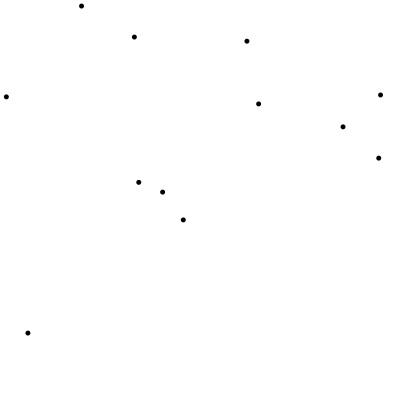
Frame 1 (no input)
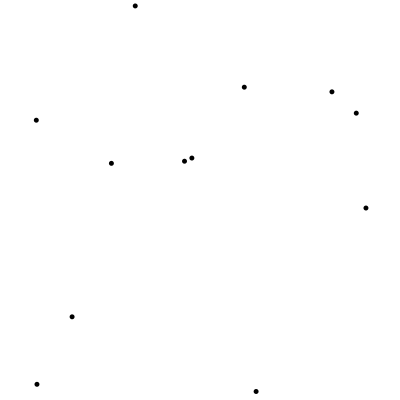
Frame 60 (the mouse pressed at the canvas centre just before this capture)
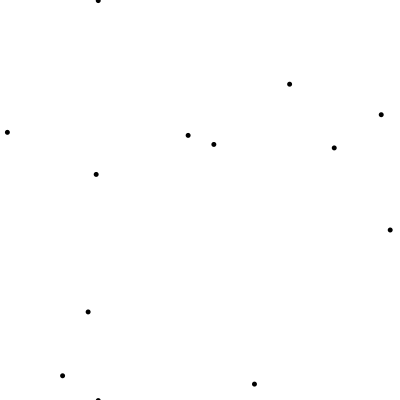
Frame 120 (the mouse held since frame 60 and released just before this capture)

The Processing sketch that drew these frames (run headless with seeded random() and noise(); from frame 60 on, the mouse is pressed at the canvas centre):

// Processing sketch: processing_63744
// ── processing_63744.pde

Controller theControls;
boolean poinLipse=true;
Mover[] theMovers = new Mover[12];
int theSize = 400;
int rad = 5;
boolean[][] pix = new boolean[theSize][theSize];

void setup() {
//  Permutation[] x = genPerms(3);
//  GenGroup s4 = new GenGroup(x);
//  int[][] theGroup = {{0, 1, 2, 3, 4, 5, 6, 7, 8, 9, 10, 11, 12, 13, 14, 15, 16, 17, 18, 19, 20, 21, 22, 23, 24, 25, 26, 27, 28, 29}, {1, 2, 3, 4, 5, 6, 7, 8, 9, 10, 11, 12, 13, 14, 15, 16, 17, 18, 19, 20, 21, 22, 23, 24, 25, 26, 27, 28, 29, 0}, {2, 3, 4, 5, 6, 7, 8, 9, 10, 11, 12, 13, 14, 15, 16, 17, 18, 19, 20, 21, 22, 23, 24, 25, 26, 27, 28, 29, 0, 1}, {3, 4, 5, 6, 7, 8, 9, 10, 11, 12, 13, 14, 15, 16, 17, 18, 19, 20, 21, 22, 23, 24, 25, 26, 27, 28, 29, 0, 1, 2}, {4, 5, 6, 7, 8, 9, 10, 11, 12, 13, 14, 15, 16, 17, 18, 19, 20, 21, 22, 23, 24, 25, 26, 27, 28, 29, 0, 1, 2, 3}, {5, 6, 7, 8, 9, 10, 11, 12, 13, 14, 15, 16, 17, 18, 19, 20, 21, 22, 23, 24, 25, 26, 27, 28, 29, 0, 1, 2, 3, 4}, {6, 7, 8, 9, 10, 11, 12, 13, 14, 15, 16, 17, 18, 19, 20, 21, 22, 23, 24, 25, 26, 27, 28, 29, 0, 1, 2, 3, 4, 5}, {7, 8, 9, 10, 11, 12, 13, 14, 15, 16, 17, 18, 19, 20, 21, 22, 23, 24, 25, 26, 27, 28, 29, 0, 1, 2, 3, 4, 5, 6}, {8, 9, 10, 11, 12, 13, 14, 15, 16, 17, 18, 19, 20, 21, 22, 23, 24, 25, 26, 27, 28, 29, 0, 1, 2, 3, 4, 5, 6, 7}, {9, 10, 11, 12, 13, 14, 15, 16, 17, 18, 19, 20, 21, 22, 23, 24, 25, 26, 27, 28, 29, 0, 1, 2, 3, 4, 5, 6, 7, 8}, {10, 11, 12, 13, 14, 15, 16, 17, 18, 19, 20, 21, 22, 23, 24, 25, 26, 27, 28, 29, 0, 1, 2, 3, 4, 5, 6, 7, 8, 9}, {11, 12, 13, 14, 15, 16, 17, 18, 19, 20, 21, 22, 23, 24, 25, 26, 27, 28, 29, 0, 1, 2, 3, 4, 5, 6, 7, 8, 9, 10}, {12, 13, 14, 15, 16, 17, 18, 19, 20, 21, 22, 23, 24, 25, 26, 27, 28, 29, 0, 1, 2, 3, 4, 5, 6, 7, 8, 9, 10, 11}, {13, 14, 15, 16, 17, 18, 19, 20, 21, 22, 23, 24, 25, 26, 27, 28, 29, 0, 1, 2, 3, 4, 5, 6, 7, 8, 9, 10, 11, 12}, {14, 15, 16, 17, 18, 19, 20, 21, 22, 23, 24, 25, 26, 27, 28, 29, 0, 1, 2, 3, 4, 5, 6, 7, 8, 9, 10, 11, 12, 13}, {15, 16, 17, 18, 19, 20, 21, 22, 23, 24, 25, 26, 27, 28, 29, 0, 1, 2, 3, 4, 5, 6, 7, 8, 9, 10, 11, 12, 13, 14}, {16, 17, 18, 19, 20, 21, 22, 23, 24, 25, 26, 27, 28, 29, 0, 1, 2, 3, 4, 5, 6, 7, 8, 9, 10, 11, 12, 13, 14, 15}, {17, 18, 19, 20, 21, 22, 23, 24, 25, 26, 27, 28, 29, 0, 1, 2, 3, 4, 5, 6, 7, 8, 9, 10, 11, 12, 13, 14, 15, 16}, {18, 19, 20, 21, 22, 23, 24, 25, 26, 27, 28, 29, 0, 1, 2, 3, 4, 5, 6, 7, 8, 9, 10, 11, 12, 13, 14, 15, 16, 17}, {19, 20, 21, 22, 23, 24, 25, 26, 27, 28, 29, 0, 1, 2, 3, 4, 5, 6, 7, 8, 9, 10, 11, 12, 13, 14, 15, 16, 17, 18}, {20, 21, 22, 23, 24, 25, 26, 27, 28, 29, 0, 1, 2, 3, 4, 5, 6, 7, 8, 9, 10, 11, 12, 13, 14, 15, 16, 17, 18, 19}, {21, 22, 23, 24, 25, 26, 27, 28, 29, 0, 1, 2, 3, 4, 5, 6, 7, 8, 9, 10, 11, 12, 13, 14, 15, 16, 17, 18, 19, 20}, {22, 23, 24, 25, 26, 27, 28, 29, 0, 1, 2, 3, 4, 5, 6, 7, 8, 9, 10, 11, 12, 13, 14, 15, 16, 17, 18, 19, 20, 21}, {23, 24, 25, 26, 27, 28, 29, 0, 1, 2, 3, 4, 5, 6, 7, 8, 9, 10, 11, 12, 13, 14, 15, 16, 17, 18, 19, 20, 21, 22}, {24, 25, 26, 27, 28, 29, 0, 1, 2, 3, 4, 5, 6, 7, 8, 9, 10, 11, 12, 13, 14, 15, 16, 17, 18, 19, 20, 21, 22, 23}, {25, 26, 27, 28, 29, 0, 1, 2, 3, 4, 5, 6, 7, 8, 9, 10, 11, 12, 13, 14, 15, 16, 17, 18, 19, 20, 21, 22, 23, 24}, {26, 27, 28, 29, 0, 1, 2, 3, 4, 5, 6, 7, 8, 9, 10, 11, 12, 13, 14, 15, 16, 17, 18, 19, 20, 21, 22, 23, 24, 25}, {27, 28, 29, 0, 1, 2, 3, 4, 5, 6, 7, 8, 9, 10, 11, 12, 13, 14, 15, 16, 17, 18, 19, 20, 21, 22, 23, 24, 25, 26}, {28, 29, 0, 1, 2, 3, 4, 5, 6, 7, 8, 9, 10, 11, 12, 13, 14, 15, 16, 17, 18, 19, 20, 21, 22, 23, 24, 25, 26, 27}, {29, 0, 1, 2, 3, 4, 5, 6, 7, 8, 9, 10, 11, 12, 13, 14, 15, 16, 17, 18, 19, 20, 21, 22, 23, 24, 25, 26, 27, 28}};
  int[][] theGroup = {{0, 1, 2, 3, 4, 5, 6, 7, 8, 9, 10, 11}, {1, 0, 3, 2, 5, 4, 7, 6, 9, 8, 11, 10}, {2, 3, 4, 5, 6, 7, 8, 9, 10, 11, 0, 1}, {3, 2, 5, 4, 7, 6, 9, 8, 11, 10, 1, 0}, {4, 5, 6, 7, 8, 9, 10, 11, 0, 1, 2, 3}, {5, 4, 7, 6, 9, 8, 11, 10, 1, 0, 3, 2}, {6, 7, 8, 9, 10, 11, 0, 1, 2, 3, 4, 5}, {7, 6, 9, 8, 11, 10, 1, 0, 3, 2, 5, 4}, {8, 9, 10, 11, 0, 1, 2, 3, 4, 5, 6, 7}, {9, 8, 11, 10, 1, 0, 3, 2, 5, 4, 7, 6}, {10, 11, 0, 1, 2, 3, 4, 5, 6, 7, 8, 9}, {11, 10, 1, 0, 3, 2, 5, 4, 7, 6, 9, 8}};
//  int[][] theGroup = s4.findGroup();
  size(400, 400);
  background(255);
  for(int i=0; i<theSize; i++){
    for(int j=0; j<theSize; j++){
      pix[i][j] = false;
    }
  }
  if(poinLipse){
    noStroke();
  }else{
    stroke(0);
  }
  for (int i=0; i<12; i++) {
    theMovers[i] = new Mover(new PVector(random(theSize), random(theSize)), i);
//    theMovers[i] = new Mover(new PVector(200+(150*cos(TWO_PI/30.0*i)), 200+150*sin(TWO_PI/30.0*i)), i);
  }
  theControls = new Controller(theGroup, theMovers);
}

void draw() {
  background(255);
//  fill(255, 255, 255, 10);
//  rect(-1, -1, theSize+1, theSize+1);
  fill(0, 0, 0, 255);
//  for(int i=0; i<10; i++){
    theControls.step();
//  }
}


class Controller {

  int[][] theGroup;
  Mover[] theMovers;

  Controller(int[][] theGroup_, Mover[] theMovers_) {
    theGroup = theGroup_;
    theMovers = theMovers_;
  }

  void step() {
    for (int i=0; i<theMovers.length; i++) {
      theMovers[i].render();
      Triplet theTriplet = theMovers[i].getClosest(theMovers);
      Mover[] toPass = {
        theMovers[theGroup[theTriplet.a][theTriplet.b]], theMovers[theGroup[theTriplet.b][theTriplet.c]]
      };
      theMovers[i].update(toPass);
    }
  }
}



class Mover {
  int me;
  PVector pos;
  float col1;
  float col2;
  PVector vel = new PVector(0, 0);
  Mover(PVector pos_, int me_) {
    me = me_;
    pos = pos_;
  }
  Triplet getClosest(Mover[] movList) {
    float[] distList = new float[movList.length];
    for (int i=0; i<movList.length; i++) {
      distList[i] = getDistance(movList[i]);
    }
    float closest = distList[(me+1)%movList.length];
    int clindex = (me+1)%movList.length;
    for (int i=0; i<distList.length; i++) {
      if (i!=me) {
        if (closest>distList[i]) {
          closest = distList[i];
          clindex = i;
        }
      }
    }
    col1 = closest;
    float secClosest = distList[(me+1)%movList.length];
    int secClindex;
    if(clindex+1!=me){
      secClindex = (clindex+1)%movList.length;
    }else{
      secClindex = (clindex+2)%movList.length;
    }
    for (int i=0; i<distList.length; i++) {
      if (i!=me && i!= clindex) {
        if (secClosest>distList[i]) {
          secClosest = distList[i];
          secClindex = i;
        }
      }
    }
    col2 = secClosest;
    float thirClosest = distList[(me+1)%movList.length];
    int thirClindex;
    if(clindex+1!=me && me!=secClindex){
      thirClindex = (clindex+1)%movList.length;
    }else{
      if(clindex+2!=me && me!=secClindex){
      thirClindex = (clindex+2)%movList.length;
      }else{
      thirClindex = (clindex+3)%movList.length;
      }
    }
    for (int i=0; i<distList.length; i++) {
      if (i!=me && i!= clindex && i!= secClindex) {
        if (thirClosest>distList[i]) {
          thirClosest = distList[i];
          thirClindex = i;
        }
      }
    }
    return new Triplet(clindex, secClindex, thirClindex);
  }
  float getDistance(Mover mov) {
    if (mov.pos.x-pos.x>theSize/2.0) {
      if (mov.pos.y-pos.y>theSize/2.0) {
        return(dist(mov.pos.x-theSize, mov.pos.y-theSize, pos.x, pos.y));
      }
      if (mov.pos.y-pos.y<-theSize/2.0) {
        return(dist(mov.pos.x-theSize, mov.pos.y+theSize, pos.x, pos.y));
      }
      return(dist(mov.pos.x-theSize, mov.pos.y, pos.x, pos.y));
    }
    if (mov.pos.x-pos.x<-theSize/2.0) {
      if (mov.pos.y-pos.y>theSize/2.0) {
        return(dist(mov.pos.x+theSize, mov.pos.y-theSize, pos.x, pos.y));
      }
      if (mov.pos.y-pos.y<-theSize/2.0) {
        return(dist(mov.pos.x+theSize, mov.pos.y+theSize, pos.x, pos.y));
      }
      return(dist(mov.pos.x+theSize, mov.pos.y, pos.x, pos.y));
    }
    return(dist(mov.pos.x, mov.pos.y, pos.x, pos.y));
  }
  void update(Mover[] who) {
    //if multiplied with the identity, move away from it
    PVector temp;
    temp = new PVector(who[0].pos.x-who[1].pos.x, who[0].pos.y-who[1].pos.y);
    temp.normalize();
//    temp.(5.0);
    vel.set(temp);
    vel.mult(1);
    pos.add(vel);
    if (pos.x < 0) {
      pos.x += theSize;
    }
    if (pos.y < 0) {
      pos.y += theSize;
    }
    if (pos.x > theSize) {
      pos.x -= theSize;
    }
    if (pos.y > theSize) {
      pos.y -= theSize;
    }
  }
  void render() {
    if(poinLipse){
      ellipse(pos.x, pos.y, rad, rad);
      if(pos.x < rad){
          ellipse(pos.x+theSize, pos.y, rad, rad);
        if(pos.y <rad){
          ellipse(pos.x+theSize, pos.y+theSize, rad, rad);
        }
        if(500-pos.y < rad){
          ellipse(pos.x+theSize, pos.y-theSize, rad, rad);
        }
      }
      if(500-pos.x < rad){
        ellipse(pos.x-theSize, pos.y, rad, rad);
        if(pos.y <rad){
          ellipse(pos.x-theSize, pos.y+theSize, rad, rad);
        }
        if(500-pos.y < rad){
          ellipse(pos.x-theSize, pos.y-theSize, rad, rad);
        }
      }
      if(pos.y < rad){
        ellipse(pos.x, pos.y+theSize, rad, rad);
      }
      if(500-pos.y<rad){
        ellipse(pos.x, pos.y-theSize, rad, rad);
      }
    }else{
//      stroke(127+127*sin(col1/2.0), 50-50*sin(col2/2.0), 127-127*sin(col2), 50);
      changePix((int)pos.x, (int)pos.y);
    }
  }
}

class Triplet {
  int a;
  int b;
  int c;
  Triplet(int a_, int b_, int c_){
    a = a_;
    b = b_;
    c = c_;
  }
}

class Permutation {
  int[] thePerm;
  Permutation(int[] thePerm_) {
    thePerm = thePerm_;
  }
  int[] theMult(Permutation other) {
    int[] temp = new int[thePerm.length];
    for (int i=0; i<thePerm.length; i++) {
      temp[i] = other.thePerm[thePerm[i]];
    }
    return temp;
  }
  boolean isEqual(Permutation other) {
    for (int i=0; i<thePerm.length; i++) {
      if (thePerm[i]!=other.thePerm[i]) {
        return false;
      }
    }
    return true;
  }
}

Permutation[] genPerms(int n) {
  if (n==1) {
    int[] temp = {
      0
    };
    Permutation[] tempPerms = new Permutation[1];
    tempPerms[0] = new Permutation(temp);
    return tempPerms;
  }
  Permutation[] last = genPerms(n-1);
  Permutation[] theFinalOne = new Permutation[n*last.length];
  for (int i=0; i<n; i++) {
    int[] toPerm = new int[n-1];
    int count = 0;
    for (int j=0; j<n; j++) {
      if (j!=i) {
        toPerm[count] = j;
        count++;
      }
    }
    Permutation subPerm = new Permutation(toPerm);
    for (int j=0; j<last.length; j++) {
      int[] temp = new int[n];
      temp[0] = i;
      int[] appen = last[j].theMult(subPerm);
      for (int k=1; k<n; k++) {
        temp[k] = appen[k-1];
      }
      theFinalOne[i*last.length+j] = new Permutation(temp);
    }
  }
  return theFinalOne;
}


class GenGroup {
  Permutation[] permList;
  GenGroup(Permutation[] permList_) {
    permList = permList_;
  }
  int[][] findGroup() {
    int[][] theGroup = new int[permList.length][permList.length];
    for (int i=0; i<permList.length; i++) {
      for (int j=0; j<permList.length; j++) {
        Permutation product = new Permutation(permList[i].theMult(permList[j]));
        for (int k=0; k<permList.length; k++) {
          if (product.isEqual(permList[k])) {
            theGroup[i][j] = k;
          }
        }
      }
    }
    return theGroup;
  }
}

void changePix(int x, int y){
  if(pix[x][y] == false){
    stroke(0);
    point(x, y);
    pix[x][y] = true;
  }else{
    stroke(255);
    point(x, y);
    pix[x][y] = false;
  }
}

//void mouseClicked(){
//  save("img.tif");
//}
